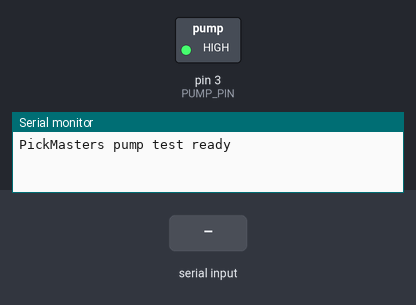
The sketch below on a simulated Arduino Uno, built with avr-gcc and run on an emulated ATmega328P. Shown: switched loads named in the sketch (green lamp = pin HIGH), the last lines printed to the serial monitor. The inputs (shaded band) are chosen by the test bench.

Above: at 1.2 s.
1.3 s: "P1\n" received over Serial
At 1.7 s:
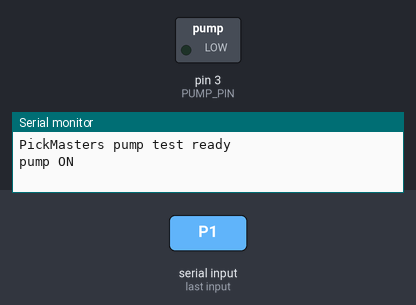
2.8 s: "P0\n" received over Serial
At 4.0 s:
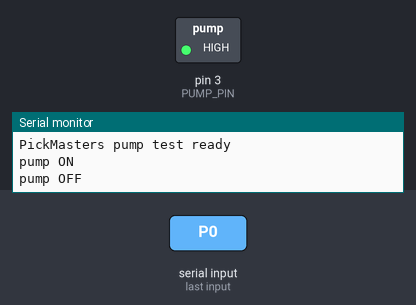
Timing chart, 0 to 5.8 s (numbered marks = the images above; inputs shaded):
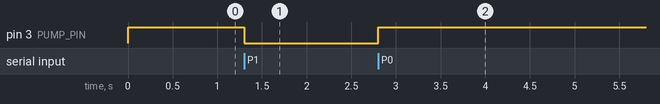

The sketch:

PumpCheck.ino
```cpp
// PickMasters — PumpCheck
// Minimal firmware to verify the gamepad controller toggles the pump over USB
// serial. No servos, motors, or IMU — so nothing can stall boot or brown out.
//
// Pin:
//   3  — Pump relay (ACTIVE LOW: LOW = on, HIGH = off, starts off)
//
// Serial (9600 baud, newline-terminated):
//   P1      — pump ON
//   P0      — pump OFF
//   status  — report current pump state

#define PUMP_PIN 3

bool pumpOn = false;
char buf[16];
byte len = 0;

void setup() {
  Serial.begin(9600);
  pinMode(PUMP_PIN, OUTPUT);
  digitalWrite(PUMP_PIN, HIGH);   // active LOW -> OFF at startup
  Serial.write("PickMasters pump test ready\n");
}

void loop() {
  while (Serial.available()) {
    char c = (char)Serial.read();
    if (c == '\n') {
      buf[len] = '\0';
      handle(buf);
      len = 0;
    } else if (c != '\r' && len < sizeof(buf) - 1) {
      buf[len++] = c;
    }
  }
}

void handle(char *cmd) {
  if (strcmp(cmd, "P1") == 0) {
    pumpOn = true;
    digitalWrite(PUMP_PIN, LOW);    // active LOW = ON
    Serial.write("pump ON\n");
  } else if (strcmp(cmd, "P0") == 0) {
    pumpOn = false;
    digitalWrite(PUMP_PIN, HIGH);   // active LOW = OFF
    Serial.write("pump OFF\n");
  } else if (strcmp(cmd, "status") == 0) {
    Serial.print("PUMP:");
    Serial.println(pumpOn ? "ON" : "OFF");
  }
}
```

Measured:
- after the input at 1.3 s, pin 3 (PUMP_PIN): HIGH → LOW at once
- after the input at 2.8 s, pin 3 (PUMP_PIN): LOW → HIGH at once
